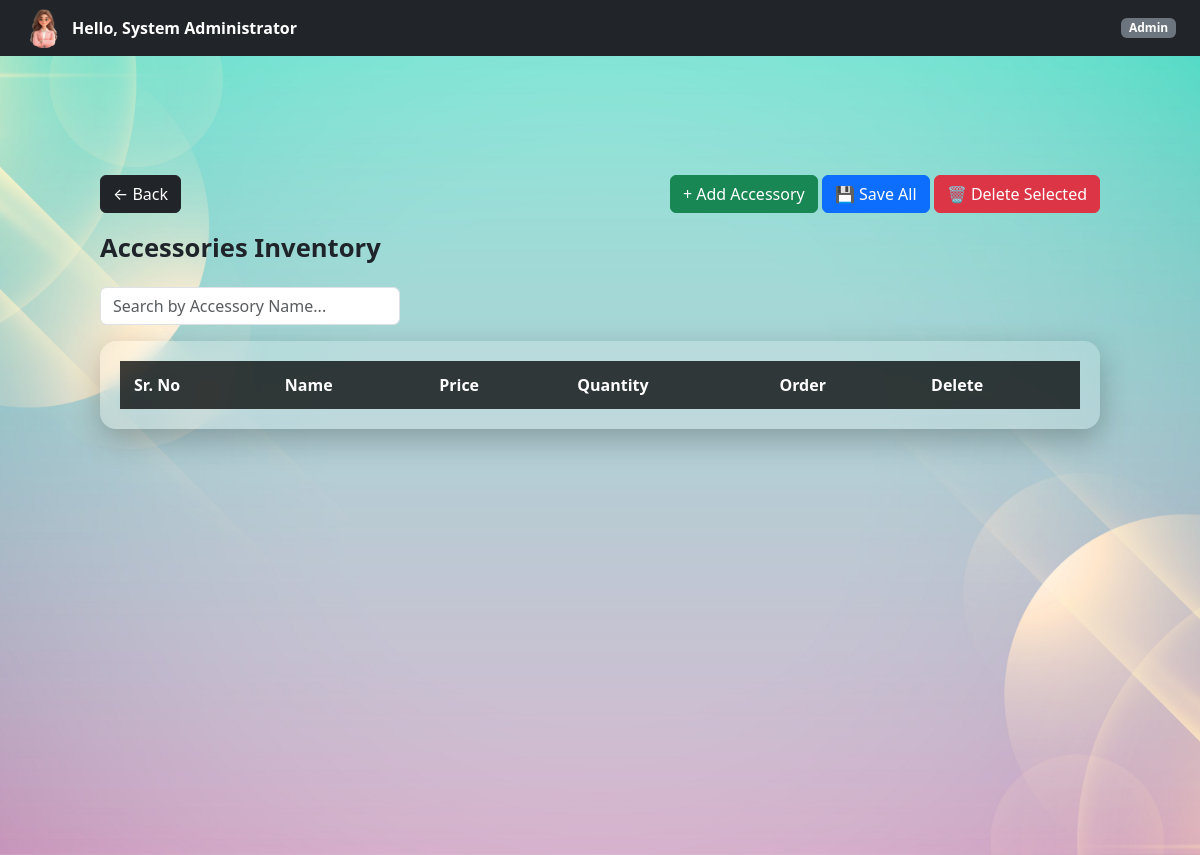
Page /admin/accessories (signed in) on the earlier database version.
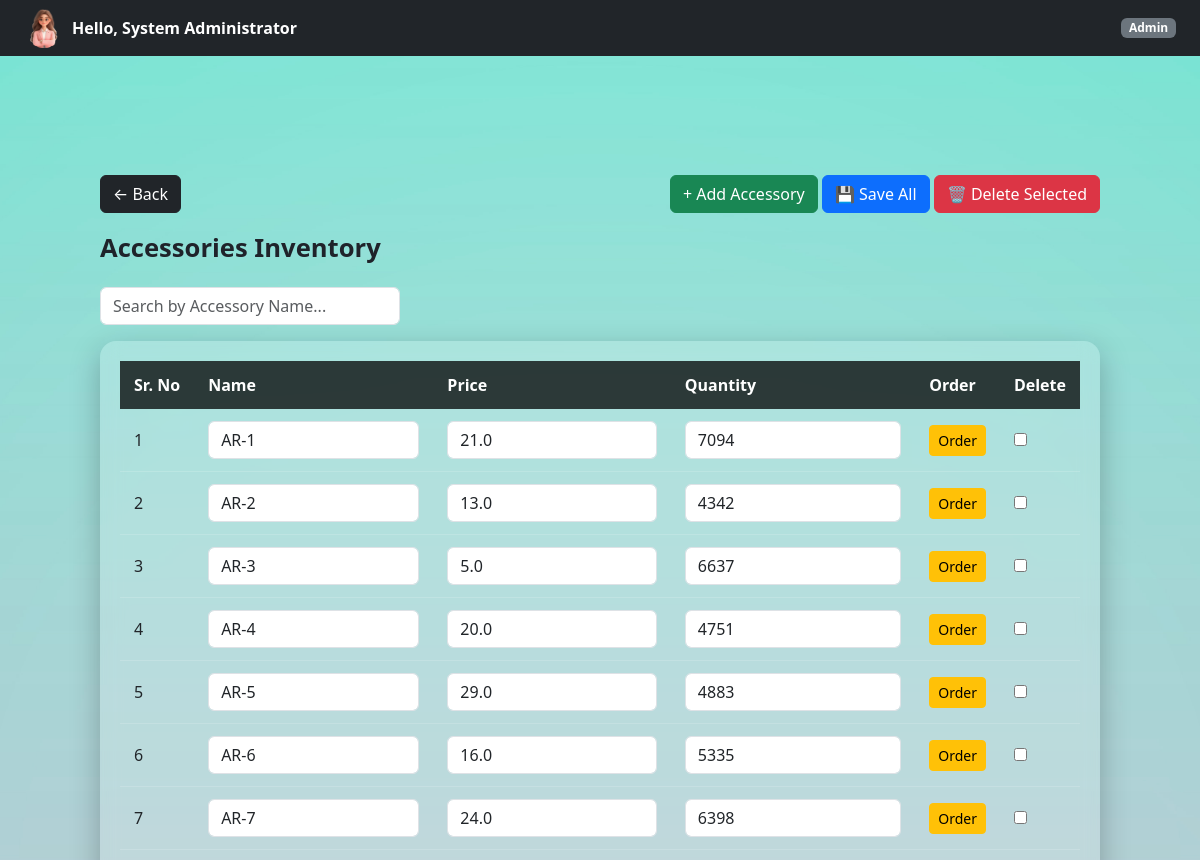
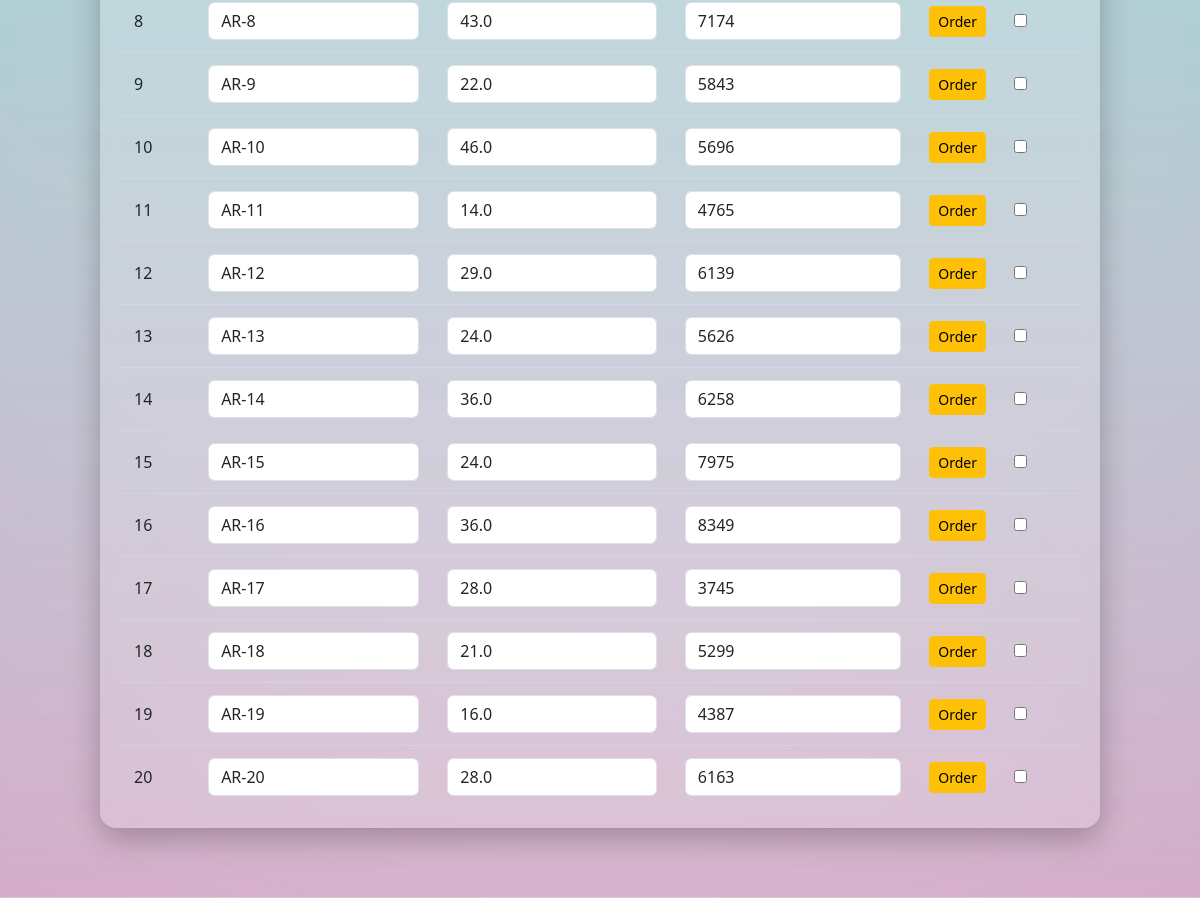
Same page on the later database version (2 pictures, top to bottom).
### controller/models.py (models this page shows)
class Accessory(db.Model):
    __tablename__ = "accessories"
    id = db.Column(db.Integer, primary_key=True)
    name = db.Column(db.String(100), nullable=False, unique= True)
    quantity = db.Column(db.Integer, default=0)
    price = db.Column(db.Float, nullable=False)

### controller/admin.py (the view)
@admin_bp.route("/accessories")
@login_required
@role_required("Admin")
def view_accessories():
    accessories = Accessory.query.all()
    return render_template(
        "admin/accessories.html",
        accessories=accessories
    )

### templates/admin/accessories.html (shortened to what this page needs)
{% extends "base.html" %}
{% block page_class %}company-dashboard-bg{% endblock %}
{% block free_content %}
{% include "partials/navbar.html" %}
<div class="dashboard-container">
    <div class="d-flex justify-content-between align-items-center mb-3">
        <a href="{{ url_for('admin.dashboard') }}" class="btn btn-dark">
            ← Back
        </a>
        <div>
            <button class="btn btn-success"
                onclick="addAccessoryRow()">
                + Add Accessory
            </button>
            <button form="accessoryForm" class="btn btn-primary">
                💾 Save All
            </button>
            <button type="button"
                class="btn btn-danger"
                onclick="deleteSelectedAccessories()">
                🗑 Delete Selected
            </button>
        </div>
    </div>
    <div class="page-title">Accessories Inventory</div>
    <input
        type="text"
        id="searchInput"
        placeholder="Search by Accessory Name..."
        class="form-control mb-3"
        style="max-width: 300px;"
    >
    <form
        id="accessoryForm"
        method="POST"
        action="{{ url_for('admin.bulk_update_accessories') }}"
    >
        <div class="glass-table">
            <table>
                <thead>
                    <tr>
                        <th>Sr. No</th>
                        <th>Name</th>
                        <th>Price</th>
                        <th>Quantity</th>
                        <th>Order</th>
                        <th>Delete</th>
                    </tr>
                </thead>
                <tbody id="accessoryTableBody">
                    {% for accessory in accessories %}
                    <tr>
                        <td class="sr-no">{{ loop.index }}</td>
                        <td>
                            <input
                                name="name[]"
                                value="{{ accessory.name }}"
                                class="form-control"
                            >
                        </td>
                        <td>
                            <input
                                name="price[]"
                                type="number"
                                step="0.01"
                                value="{{ accessory.price }}"
                                class="form-control"
                            >
                        </td>
                        <td>
                            <input
                                name="quantity[]"
                                type="number"
                                value="{{ accessory.quantity }}"
                                class="form-control"
                            >
                        </td>
                        <td>
                            <button
                                type="button"
                                class="btn btn-warning btn-sm"
                                onclick="orderAccessory('{{ accessory.id }}', '{{ accessory.name }}', '{{ accessory.price }}')">
                                Order
                            </button>
                        </td>
                        <td>
                            <input
                                type="checkbox"
                                name="selected_ids[]"
                                value="{{ accessory.id }}"
                            >
                        </td>
                    </tr>
                    {% endfor %}
                </tbody>
            </table>
        </div>
    </form>
</div>
{% endblock %}

Differences in the rows shown:
added Accessory: name "AR-1", price "21.0", quantity "7094"
added Accessory: name "AR-2", price "13.0", quantity "4342"
added Accessory: name "AR-3", price "5.0", quantity "6637"
added Accessory: name "AR-4", price "20.0", quantity "4751"
added Accessory: name "AR-5", price "29.0", quantity "4883"
added Accessory: name "AR-6", price "16.0", quantity "5335"
added Accessory: name "AR-7", price "24.0", quantity "6398"
added Accessory: name "AR-8", price "43.0", quantity "7174"
added Accessory: name "AR-9", price "22.0", quantity "5843"
added Accessory: name "AR-10", price "46.0", quantity "5696"
added Accessory: name "AR-11", price "14.0", quantity "4765"
added Accessory: name "AR-12", price "29.0", quantity "6139"
added Accessory: name "AR-13", price "24.0", quantity "5626"
added Accessory: name "AR-14", price "36.0", quantity "6258"
added Accessory: name "AR-15", price "24.0", quantity "7975"
added Accessory: name "AR-16", price "36.0", quantity "8349"
added Accessory: name "AR-17", price "28.0", quantity "3745"
added Accessory: name "AR-18", price "21.0", quantity "5299"
added Accessory: name "AR-19", price "16.0", quantity "4387"
added Accessory: name "AR-20", price "28.0", quantity "6163"
